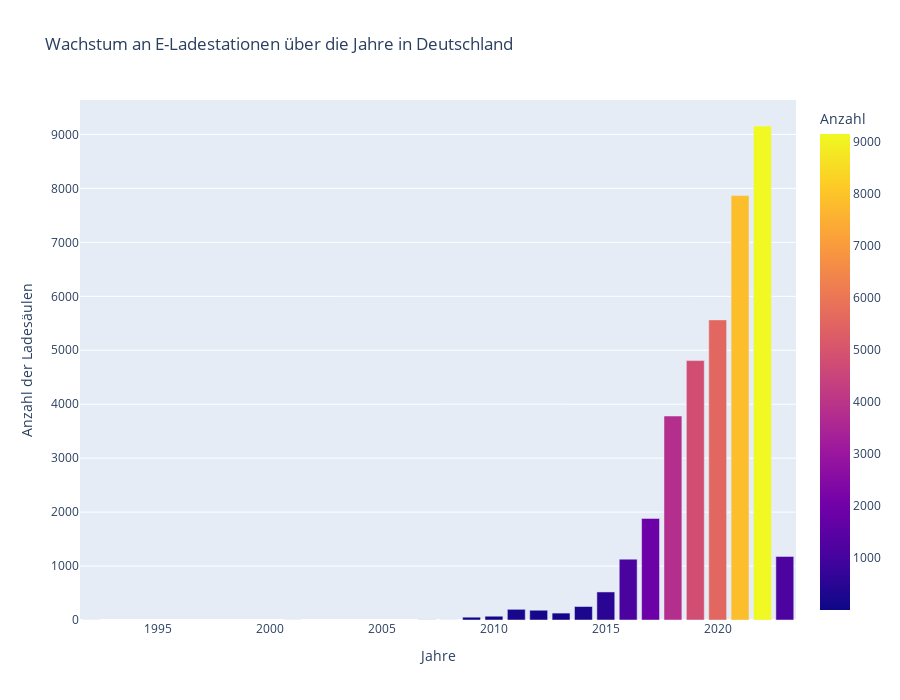

Notebook source saved alongside this figure:
### Code cell
fig = px.bar(year_group,
            x='year',
            y='count',
            title='Wachstum an E-Ladestationen über die Jahre in Deutschland',
            color='count',
            labels = {'count':'Anzahl'},
            height = 700)
fig.update_layout(xaxis_title='Jahre', yaxis_title='Anzahl der Ladesäulen')
fig.show()

### Figure 1 — Plotly figure (JSON) as saved in the notebook; plotly's stock layout.template omitted (floating-point values rounded to 4 significant figures)
{"data": [{"alignmentgroup": "True", "hovertemplate": "year=%{x}<br>Anzahl=%{marker.color}<extra></extra>", "legendgroup": "", "marker": {"color": [1, 1, 2, 1, 52, 70, 198, 181, 128, 250, 520, 1128, 1883, 3781, 4809, 5563, 7867, 9157, 1178], "coloraxis": "coloraxis", "pattern": {"shape": ""}}, "name": "", "offsetgroup": "", "orientation": "v", "showlegend": false, "textposition": "auto", "type": "bar", "x": [1992, 2001, 2007, 2008, 2009, 2010, 2011, 2012, 2013, 2014, 2015, 2016, 2017, 2018, 2019, 2020, 2021, 2022, 2023], "xaxis": "x", "y": [1, 1, 2, 1, 52, 70, 198, 181, 128, 250, 520, 1128, 1883, 3781, 4809, 5563, 7867, 9157, 1178], "yaxis": "y"}], "layout": {"barmode": "relative", "coloraxis": {"colorbar": {"title": {"text": "Anzahl"}}, "colorscale": [[0, "#0d0887"], [0.1111, "#46039f"], [0.2222, "#7201a8"], [0.3333, "#9c179e"], [0.4444, "#bd3786"], [0.5556, "#d8576b"], [0.6667, "#ed7953"], [0.7778, "#fb9f3a"], [0.8889, "#fdca26"], [1, "#f0f921"]]}, "height": 700, "legend": {"tracegroupgap": 0}, "title": {"text": "Wachstum an E-Ladestationen über die Jahre in Deutschland"}, "xaxis": {"anchor": "y", "domain": [0, 1], "title": {"text": "Jahre"}}, "yaxis": {"anchor": "x", "domain": [0, 1], "title": {"text": "Anzahl der Ladesäulen"}}}}
